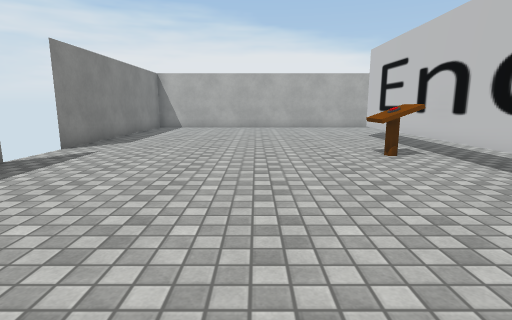
View 1 (above)

12 first-person views from a walk through a scene from a Unity 3-D project. The camera is 1.2 m above the floor, tilts 10° down and sees 80° across. Doors are open. The floor is counted in squares, 1 m on a side. Each view is taken from the middle of a square. On the plan, view 1 faces up. The plan holds only what a view shows up to about 13 squares ahead; the rest is blank. Some surface patterns are stand-ins.

View 2
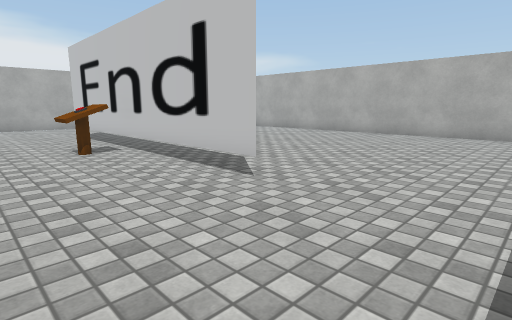

View 3
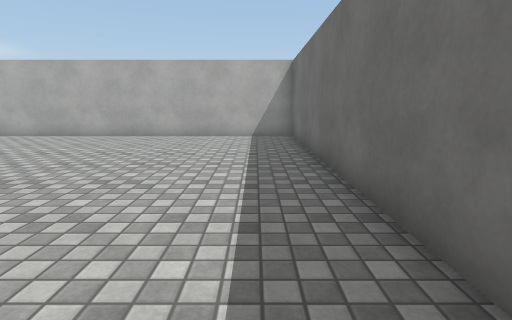

View 4
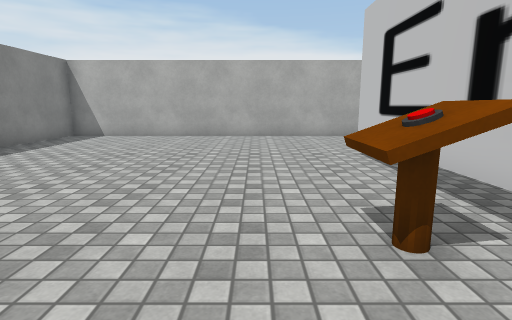

View 5
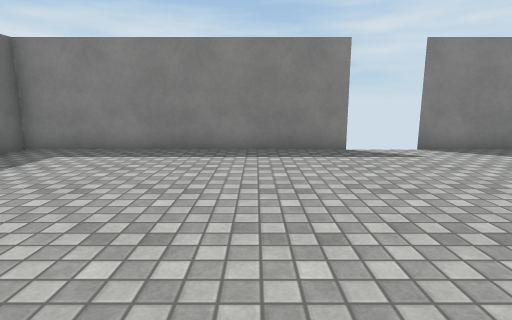

View 6
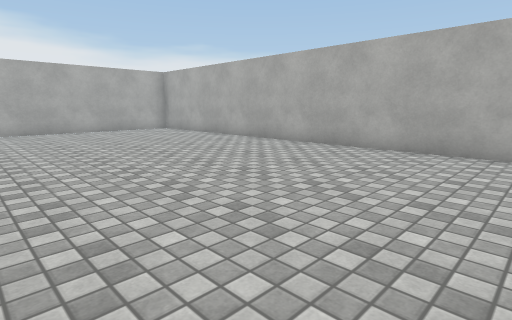

View 7
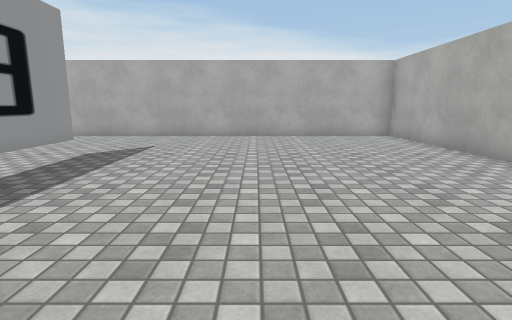

View 8
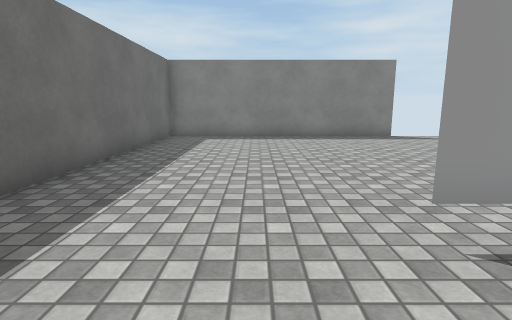

View 9
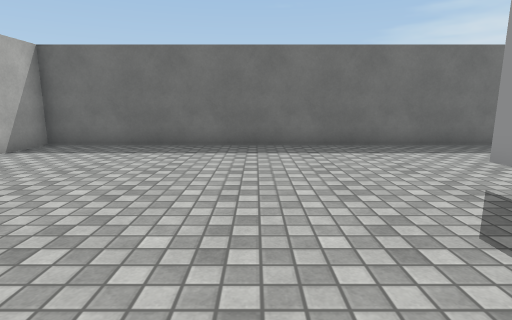

View 10
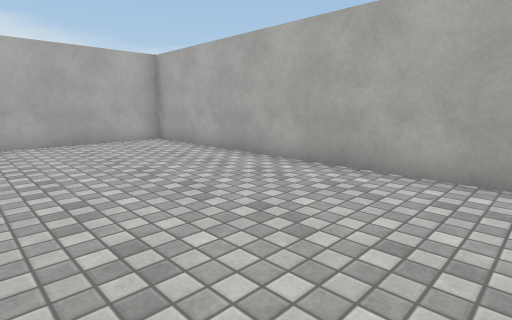

View 11
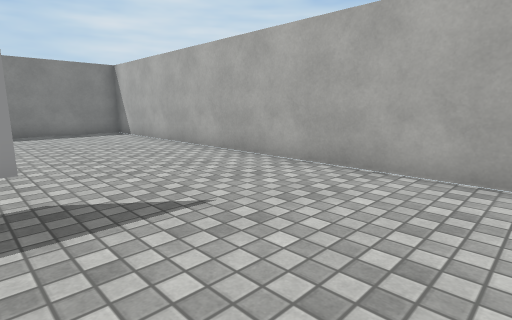

View 12
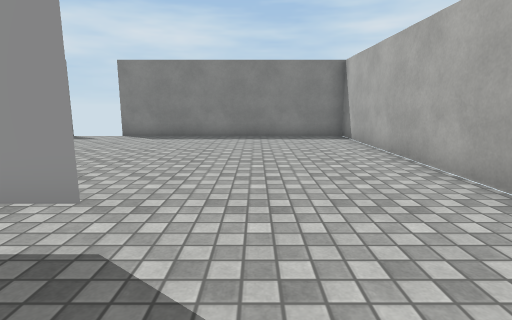

### Floor plan
Key: @ floor where view 1 was taken; # wall or solid block; . floor; D open door; T thing the floor can be seen under or through; O other object.
Columns run from 6 left of view 1 to 15 right of it. Each row starts with its distance up from view 1.
 18 ######################
 17 #....................#
 16 #....................#
 15 #....................#
 14 #....................#
 13 #....................#
 12 #.........T..........#
 11 #.........T..........#
 10 #.........T..........#
  9 #.........T..........#
  8 DD.......OO..........#
  7 DD.......OO..........#
  6 #.........T..........#
  5 #.........T..........#
  4 #.........T..........#
  3 #.........T..........#
  2 #....................#
  1 #....................#
  0 #.....@..............#
 -1 #....................#
 -2 #....................#
 -3 ######################

Positions as (right, up) in squares from view 1, and headings:
1: (0, 0), facing up
2: (1, -1), facing up-right
3: (2, -1), facing right
4: (2, 5), facing up
5: (3, 4), facing left
6: (6, 2), facing up-right
7: (9, 5), facing up
8: (7, 1), facing left
9: (8, 7), facing down
10: (9, 7), facing up-right
11: (9, 12), facing up-left
12: (7, 14), facing left
